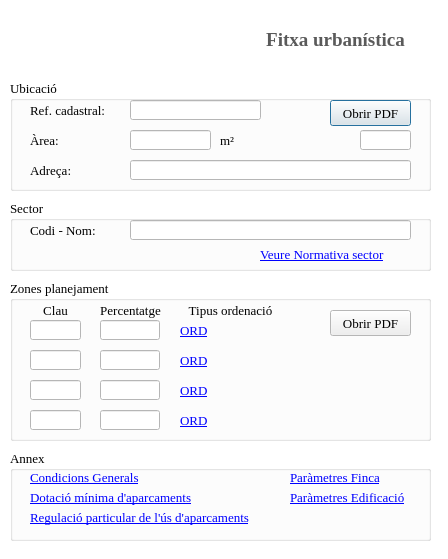
<?xml version="1.0" encoding="UTF-8"?>
<ui version="4.0">
 <class>Dialog</class>
 <widget class="QDialog" name="Dialog">
  <property name="geometry">
   <rect>
    <x>0</x>
    <y>0</y>
    <width>448</width>
    <height>559</height>
   </rect>
  </property>
  <property name="sizePolicy">
   <sizepolicy hsizetype="Expanding" vsizetype="Expanding">
    <horstretch>0</horstretch>
    <verstretch>0</verstretch>
   </sizepolicy>
  </property>
  <property name="palette">
   <palette>
    <active>
     <colorrole role="Base">
      <brush brushstyle="SolidPattern">
       <color alpha="255">
        <red>255</red>
        <green>255</green>
        <blue>255</blue>
       </color>
      </brush>
     </colorrole>
     <colorrole role="Window">
      <brush brushstyle="SolidPattern">
       <color alpha="255">
        <red>255</red>
        <green>255</green>
        <blue>255</blue>
       </color>
      </brush>
     </colorrole>
    </active>
    <inactive>
     <colorrole role="Base">
      <brush brushstyle="SolidPattern">
       <color alpha="255">
        <red>255</red>
        <green>255</green>
        <blue>255</blue>
       </color>
      </brush>
     </colorrole>
     <colorrole role="Window">
      <brush brushstyle="SolidPattern">
       <color alpha="255">
        <red>255</red>
        <green>255</green>
        <blue>255</blue>
       </color>
      </brush>
     </colorrole>
    </inactive>
    <disabled>
     <colorrole role="Base">
      <brush brushstyle="SolidPattern">
       <color alpha="255">
        <red>255</red>
        <green>255</green>
        <blue>255</blue>
       </color>
      </brush>
     </colorrole>
     <colorrole role="Window">
      <brush brushstyle="SolidPattern">
       <color alpha="255">
        <red>255</red>
        <green>255</green>
        <blue>255</blue>
       </color>
      </brush>
     </colorrole>
    </disabled>
   </palette>
  </property>
  <property name="font">
   <font>
    <family>Georgia</family>
   </font>
  </property>
  <property name="windowTitle">
   <string>Sant Joan de Vilatorrada</string>
  </property>
  <property name="windowIcon">
   <iconset>
    <normaloff>../Imatges/Logos/ESC0701.png</normaloff>
    <normalon>../Imatges/Logos/ESC0701.png</normalon>
    <activeon>../Imatges/Logos/ESC0701.png</activeon>../Imatges/Logos/ESC0701.png</iconset>
  </property>
  <property name="windowOpacity">
   <double>10.000000000000000</double>
  </property>
  <property name="autoFillBackground">
   <bool>true</bool>
  </property>
  <property name="sizeGripEnabled">
   <bool>false</bool>
  </property>
  <property name="modal">
   <bool>true</bool>
  </property>
  <widget class="QLabel" name="lblTitle">
   <property name="geometry">
    <rect>
     <x>240</x>
     <y>15</y>
     <width>191</width>
     <height>50</height>
    </rect>
   </property>
   <property name="palette">
    <palette>
     <active>
      <colorrole role="WindowText">
       <brush brushstyle="SolidPattern">
        <color alpha="255">
         <red>90</red>
         <green>90</green>
         <blue>90</blue>
        </color>
       </brush>
      </colorrole>
      <colorrole role="Base">
       <brush brushstyle="SolidPattern">
        <color alpha="255">
         <red>255</red>
         <green>255</green>
         <blue>255</blue>
        </color>
       </brush>
      </colorrole>
      <colorrole role="Window">
       <brush brushstyle="SolidPattern">
        <color alpha="255">
         <red>255</red>
         <green>170</green>
         <blue>0</blue>
        </color>
       </brush>
      </colorrole>
      <colorrole role="AlternateBase">
       <brush brushstyle="SolidPattern">
        <color alpha="255">
         <red>85</red>
         <green>255</green>
         <blue>255</blue>
        </color>
       </brush>
      </colorrole>
      <colorrole role="NoRole">
       <brush brushstyle="SolidPattern">
        <color alpha="255">
         <red>255</red>
         <green>255</green>
         <blue>127</blue>
        </color>
       </brush>
      </colorrole>
     </active>
     <inactive>
      <colorrole role="WindowText">
       <brush brushstyle="SolidPattern">
        <color alpha="255">
         <red>90</red>
         <green>90</green>
         <blue>90</blue>
        </color>
       </brush>
      </colorrole>
      <colorrole role="Base">
       <brush brushstyle="SolidPattern">
        <color alpha="255">
         <red>255</red>
         <green>255</green>
         <blue>255</blue>
        </color>
       </brush>
      </colorrole>
      <colorrole role="Window">
       <brush brushstyle="SolidPattern">
        <color alpha="255">
         <red>255</red>
         <green>170</green>
         <blue>0</blue>
        </color>
       </brush>
      </colorrole>
      <colorrole role="AlternateBase">
       <brush brushstyle="SolidPattern">
        <color alpha="255">
         <red>85</red>
         <green>255</green>
         <blue>255</blue>
        </color>
       </brush>
      </colorrole>
      <colorrole role="NoRole">
       <brush brushstyle="SolidPattern">
        <color alpha="255">
         <red>255</red>
         <green>255</green>
         <blue>127</blue>
        </color>
       </brush>
      </colorrole>
     </inactive>
     <disabled>
      <colorrole role="WindowText">
       <brush brushstyle="SolidPattern">
        <color alpha="255">
         <red>120</red>
         <green>120</green>
         <blue>120</blue>
        </color>
       </brush>
      </colorrole>
      <colorrole role="Base">
       <brush brushstyle="SolidPattern">
        <color alpha="255">
         <red>255</red>
         <green>170</green>
         <blue>0</blue>
        </color>
       </brush>
      </colorrole>
      <colorrole role="Window">
       <brush brushstyle="SolidPattern">
        <color alpha="255">
         <red>255</red>
         <green>170</green>
         <blue>0</blue>
        </color>
       </brush>
      </colorrole>
      <colorrole role="AlternateBase">
       <brush brushstyle="SolidPattern">
        <color alpha="255">
         <red>85</red>
         <green>255</green>
         <blue>255</blue>
        </color>
       </brush>
      </colorrole>
      <colorrole role="NoRole">
       <brush brushstyle="SolidPattern">
        <color alpha="255">
         <red>255</red>
         <green>255</green>
         <blue>127</blue>
        </color>
       </brush>
      </colorrole>
     </disabled>
    </palette>
   </property>
   <property name="font">
    <font>
     <family>Georgia</family>
     <pointsize>14</pointsize>
     <weight>75</weight>
     <bold>true</bold>
    </font>
   </property>
   <property name="text">
    <string>Fitxa urbanística</string>
   </property>
   <property name="alignment">
    <set>Qt::AlignCenter</set>
   </property>
  </widget>
  <widget class="QGroupBox" name="gb1Ubicacio">
   <property name="geometry">
    <rect>
     <x>10</x>
     <y>80</y>
     <width>421</width>
     <height>111</height>
    </rect>
   </property>
   <property name="font">
    <font>
     <family>Georgia</family>
     <pointsize>10</pointsize>
    </font>
   </property>
   <property name="title">
    <string>Ubicació</string>
   </property>
   <widget class="QPushButton" name="btnParcelaPdf">
    <property name="geometry">
     <rect>
      <x>320</x>
      <y>20</y>
      <width>81</width>
      <height>26</height>
     </rect>
    </property>
    <property name="text">
     <string>Obrir PDF</string>
    </property>
   </widget>
   <widget class="QLabel" name="label">
    <property name="geometry">
     <rect>
      <x>20</x>
      <y>20</y>
      <width>101</width>
      <height>21</height>
     </rect>
    </property>
    <property name="text">
     <string>Ref. cadastral:</string>
    </property>
   </widget>
   <widget class="QLabel" name="label_2">
    <property name="geometry">
     <rect>
      <x>20</x>
      <y>50</y>
      <width>101</width>
      <height>21</height>
     </rect>
    </property>
    <property name="text">
     <string>Àrea:</string>
    </property>
   </widget>
   <widget class="QLabel" name="label_3">
    <property name="geometry">
     <rect>
      <x>20</x>
      <y>80</y>
      <width>91</width>
      <height>21</height>
     </rect>
    </property>
    <property name="text">
     <string>Adreça:</string>
    </property>
   </widget>
   <widget class="QLineEdit" name="refcat">
    <property name="geometry">
     <rect>
      <x>120</x>
      <y>20</y>
      <width>131</width>
      <height>20</height>
     </rect>
    </property>
   </widget>
   <widget class="QLineEdit" name="area">
    <property name="geometry">
     <rect>
      <x>120</x>
      <y>50</y>
      <width>81</width>
      <height>20</height>
     </rect>
    </property>
   </widget>
   <widget class="QLineEdit" name="ninterno">
    <property name="geometry">
     <rect>
      <x>350</x>
      <y>50</y>
      <width>51</width>
      <height>20</height>
     </rect>
    </property>
   </widget>
   <widget class="QLabel" name="label_8">
    <property name="geometry">
     <rect>
      <x>210</x>
      <y>50</y>
      <width>31</width>
      <height>21</height>
     </rect>
    </property>
    <property name="text">
     <string>&lt;html&gt;&lt;head/&gt;&lt;body&gt;&lt;p&gt;m²&lt;/p&gt;&lt;/body&gt;&lt;/html&gt;</string>
    </property>
   </widget>
   <widget class="QLineEdit" name="txtAdreca">
    <property name="enabled">
     <bool>false</bool>
    </property>
    <property name="geometry">
     <rect>
      <x>120</x>
      <y>80</y>
      <width>281</width>
      <height>20</height>
     </rect>
    </property>
   </widget>
  </widget>
  <widget class="QGroupBox" name="gb2Zones">
   <property name="geometry">
    <rect>
     <x>10</x>
     <y>280</y>
     <width>421</width>
     <height>161</height>
    </rect>
   </property>
   <property name="font">
    <font>
     <family>Georgia</family>
     <pointsize>10</pointsize>
    </font>
   </property>
   <property name="title">
    <string>Zones planejament</string>
   </property>
   <widget class="QLabel" name="label_4">
    <property name="geometry">
     <rect>
      <x>20</x>
      <y>20</y>
      <width>51</width>
      <height>21</height>
     </rect>
    </property>
    <property name="text">
     <string>Clau</string>
    </property>
    <property name="alignment">
     <set>Qt::AlignCenter</set>
    </property>
   </widget>
   <widget class="QLabel" name="label_6">
    <property name="geometry">
     <rect>
      <x>160</x>
      <y>20</y>
      <width>121</width>
      <height>21</height>
     </rect>
    </property>
    <property name="text">
     <string>Tipus ordenació</string>
    </property>
    <property name="alignment">
     <set>Qt::AlignCenter</set>
    </property>
   </widget>
   <widget class="QLabel" name="label_7">
    <property name="geometry">
     <rect>
      <x>80</x>
      <y>20</y>
      <width>81</width>
      <height>21</height>
     </rect>
    </property>
    <property name="text">
     <string>Percentatge</string>
    </property>
    <property name="alignment">
     <set>Qt::AlignCenter</set>
    </property>
   </widget>
   <widget class="QLineEdit" name="txtClau_1">
    <property name="geometry">
     <rect>
      <x>20</x>
      <y>40</y>
      <width>51</width>
      <height>20</height>
     </rect>
    </property>
   </widget>
   <widget class="QLineEdit" name="txtPer_1">
    <property name="geometry">
     <rect>
      <x>90</x>
      <y>40</y>
      <width>60</width>
      <height>20</height>
     </rect>
    </property>
   </widget>
   <widget class="QPushButton" name="btnClauPdf_1">
    <property name="geometry">
     <rect>
      <x>320</x>
      <y>30</y>
      <width>81</width>
      <height>26</height>
     </rect>
    </property>
    <property name="text">
     <string>Obrir PDF</string>
    </property>
   </widget>
   <widget class="QLineEdit" name="txtClau_2">
    <property name="geometry">
     <rect>
      <x>20</x>
      <y>70</y>
      <width>51</width>
      <height>20</height>
     </rect>
    </property>
   </widget>
   <widget class="QLineEdit" name="txtClau_3">
    <property name="geometry">
     <rect>
      <x>20</x>
      <y>100</y>
      <width>51</width>
      <height>20</height>
     </rect>
    </property>
   </widget>
   <widget class="QLabel" name="lblOrd_1">
    <property name="geometry">
     <rect>
      <x>170</x>
      <y>40</y>
      <width>141</width>
      <height>21</height>
     </rect>
    </property>
    <property name="font">
     <font>
      <pointsize>10</pointsize>
      <underline>false</underline>
     </font>
    </property>
    <property name="cursor">
     <cursorShape>PointingHandCursor</cursorShape>
    </property>
    <property name="mouseTracking">
     <bool>true</bool>
    </property>
    <property name="focusPolicy">
     <enum>Qt::ClickFocus</enum>
    </property>
    <property name="text">
     <string>&lt;a href='condicions_generals.htm'&gt;ORD&lt;/a&gt;</string>
    </property>
   </widget>
   <widget class="QLineEdit" name="txtPer_2">
    <property name="geometry">
     <rect>
      <x>90</x>
      <y>70</y>
      <width>60</width>
      <height>20</height>
     </rect>
    </property>
   </widget>
   <widget class="QLineEdit" name="txtPer_3">
    <property name="geometry">
     <rect>
      <x>90</x>
      <y>100</y>
      <width>60</width>
      <height>20</height>
     </rect>
    </property>
   </widget>
   <widget class="QLabel" name="lblOrd_2">
    <property name="geometry">
     <rect>
      <x>170</x>
      <y>70</y>
      <width>161</width>
      <height>21</height>
     </rect>
    </property>
    <property name="font">
     <font>
      <pointsize>10</pointsize>
      <underline>false</underline>
     </font>
    </property>
    <property name="cursor">
     <cursorShape>PointingHandCursor</cursorShape>
    </property>
    <property name="mouseTracking">
     <bool>true</bool>
    </property>
    <property name="focusPolicy">
     <enum>Qt::ClickFocus</enum>
    </property>
    <property name="text">
     <string>&lt;a href='condicions_generals.htm'&gt;ORD&lt;/a&gt;</string>
    </property>
   </widget>
   <widget class="QLabel" name="lblOrd_3">
    <property name="geometry">
     <rect>
      <x>170</x>
      <y>100</y>
      <width>161</width>
      <height>21</height>
     </rect>
    </property>
    <property name="font">
     <font>
      <pointsize>10</pointsize>
      <underline>false</underline>
     </font>
    </property>
    <property name="cursor">
     <cursorShape>PointingHandCursor</cursorShape>
    </property>
    <property name="mouseTracking">
     <bool>true</bool>
    </property>
    <property name="focusPolicy">
     <enum>Qt::ClickFocus</enum>
    </property>
    <property name="text">
     <string>&lt;a href='condicions_generals.htm'&gt;ORD&lt;/a&gt;</string>
    </property>
   </widget>
   <widget class="QLineEdit" name="txtClau_4">
    <property name="geometry">
     <rect>
      <x>20</x>
      <y>130</y>
      <width>51</width>
      <height>20</height>
     </rect>
    </property>
   </widget>
   <widget class="QLineEdit" name="txtPer_4">
    <property name="geometry">
     <rect>
      <x>90</x>
      <y>130</y>
      <width>60</width>
      <height>20</height>
     </rect>
    </property>
   </widget>
   <widget class="QLabel" name="lblOrd_4">
    <property name="geometry">
     <rect>
      <x>170</x>
      <y>130</y>
      <width>161</width>
      <height>21</height>
     </rect>
    </property>
    <property name="font">
     <font>
      <pointsize>10</pointsize>
      <underline>false</underline>
     </font>
    </property>
    <property name="cursor">
     <cursorShape>PointingHandCursor</cursorShape>
    </property>
    <property name="mouseTracking">
     <bool>true</bool>
    </property>
    <property name="focusPolicy">
     <enum>Qt::ClickFocus</enum>
    </property>
    <property name="text">
     <string>&lt;a href='condicions_generals.htm'&gt;ORD&lt;/a&gt;</string>
    </property>
   </widget>
  </widget>
  <widget class="QGroupBox" name="gb3Annex">
   <property name="geometry">
    <rect>
     <x>10</x>
     <y>450</y>
     <width>421</width>
     <height>91</height>
    </rect>
   </property>
   <property name="font">
    <font>
     <family>Georgia</family>
     <pointsize>10</pointsize>
    </font>
   </property>
   <property name="title">
    <string>Annex</string>
   </property>
   <widget class="QLabel" name="lblCondGenerals">
    <property name="geometry">
     <rect>
      <x>20</x>
      <y>20</y>
      <width>131</width>
      <height>16</height>
     </rect>
    </property>
    <property name="font">
     <font>
      <pointsize>10</pointsize>
      <underline>false</underline>
     </font>
    </property>
    <property name="cursor">
     <cursorShape>PointingHandCursor</cursorShape>
    </property>
    <property name="mouseTracking">
     <bool>true</bool>
    </property>
    <property name="focusPolicy">
     <enum>Qt::ClickFocus</enum>
    </property>
    <property name="text">
     <string>&lt;a href='condicions_generals.htm'&gt;Condicions Generals&lt;/a&gt;</string>
    </property>
   </widget>
   <widget class="QLabel" name="lblParamFinca">
    <property name="geometry">
     <rect>
      <x>280</x>
      <y>20</y>
      <width>121</width>
      <height>16</height>
     </rect>
    </property>
    <property name="font">
     <font>
      <pointsize>10</pointsize>
      <underline>false</underline>
     </font>
    </property>
    <property name="cursor">
     <cursorShape>PointingHandCursor</cursorShape>
    </property>
    <property name="mouseTracking">
     <bool>true</bool>
    </property>
    <property name="focusPolicy">
     <enum>Qt::ClickFocus</enum>
    </property>
    <property name="text">
     <string>&lt;a href='param_finca.htm'&gt;Paràmetres Finca&lt;/a&gt;</string>
    </property>
   </widget>
   <widget class="QLabel" name="lblParamEdificacio">
    <property name="geometry">
     <rect>
      <x>280</x>
      <y>40</y>
      <width>141</width>
      <height>16</height>
     </rect>
    </property>
    <property name="font">
     <font>
      <pointsize>10</pointsize>
      <underline>false</underline>
     </font>
    </property>
    <property name="cursor">
     <cursorShape>PointingHandCursor</cursorShape>
    </property>
    <property name="mouseTracking">
     <bool>true</bool>
    </property>
    <property name="focusPolicy">
     <enum>Qt::ClickFocus</enum>
    </property>
    <property name="text">
     <string>&lt;a href='param_edificacio.htm'&gt;Paràmetres Edificació&lt;/a&gt;</string>
    </property>
   </widget>
   <widget class="QLabel" name="lblDotacioAparc">
    <property name="geometry">
     <rect>
      <x>20</x>
      <y>40</y>
      <width>201</width>
      <height>16</height>
     </rect>
    </property>
    <property name="font">
     <font>
      <pointsize>10</pointsize>
      <underline>false</underline>
     </font>
    </property>
    <property name="cursor">
     <cursorShape>PointingHandCursor</cursorShape>
    </property>
    <property name="mouseTracking">
     <bool>true</bool>
    </property>
    <property name="focusPolicy">
     <enum>Qt::ClickFocus</enum>
    </property>
    <property name="text">
     <string>&lt;a href='dotacio_aparcament.htm'&gt;Dotació mínima d'aparcaments&lt;/a&gt;</string>
    </property>
   </widget>
   <widget class="QLabel" name="lblRegulacioAparc">
    <property name="geometry">
     <rect>
      <x>20</x>
      <y>60</y>
      <width>271</width>
      <height>16</height>
     </rect>
    </property>
    <property name="font">
     <font>
      <pointsize>10</pointsize>
      <underline>false</underline>
     </font>
    </property>
    <property name="cursor">
     <cursorShape>PointingHandCursor</cursorShape>
    </property>
    <property name="mouseTracking">
     <bool>true</bool>
    </property>
    <property name="focusPolicy">
     <enum>Qt::ClickFocus</enum>
    </property>
    <property name="text">
     <string>&lt;a href='regulacio_aparcament.pdf'&gt;Regulació particular de l'ús d'aparcaments&lt;/a&gt;</string>
    </property>
   </widget>
  </widget>
  <widget class="QLabel" name="label_5">
   <property name="geometry">
    <rect>
     <x>13</x>
     <y>15</y>
     <width>191</width>
     <height>50</height>
    </rect>
   </property>
   <property name="text">
    <string/>
   </property>
   <property name="pixmap">
    <pixmap>../Imatges/Logos/ESC0401.png</pixmap>
   </property>
   <property name="scaledContents">
    <bool>true</bool>
   </property>
  </widget>
  <widget class="QGroupBox" name="gbSector">
   <property name="geometry">
    <rect>
     <x>10</x>
     <y>200</y>
     <width>421</width>
     <height>71</height>
    </rect>
   </property>
   <property name="font">
    <font>
     <pointsize>10</pointsize>
    </font>
   </property>
   <property name="title">
    <string>Sector</string>
   </property>
   <widget class="QLineEdit" name="txtSector">
    <property name="enabled">
     <bool>false</bool>
    </property>
    <property name="geometry">
     <rect>
      <x>120</x>
      <y>20</y>
      <width>281</width>
      <height>20</height>
     </rect>
    </property>
   </widget>
   <widget class="QLabel" name="lblSector">
    <property name="geometry">
     <rect>
      <x>250</x>
      <y>45</y>
      <width>151</width>
      <height>20</height>
     </rect>
    </property>
    <property name="font">
     <font>
      <pointsize>10</pointsize>
      <underline>false</underline>
     </font>
    </property>
    <property name="cursor">
     <cursorShape>PointingHandCursor</cursorShape>
    </property>
    <property name="mouseTracking">
     <bool>true</bool>
    </property>
    <property name="focusPolicy">
     <enum>Qt::ClickFocus</enum>
    </property>
    <property name="text">
     <string>&lt;a href='condicions_generals.htm'&gt;Veure Normativa sector&lt;/a&gt;</string>
    </property>
   </widget>
   <widget class="QLabel" name="label_9">
    <property name="geometry">
     <rect>
      <x>20</x>
      <y>20</y>
      <width>91</width>
      <height>21</height>
     </rect>
    </property>
    <property name="text">
     <string>Codi - Nom:</string>
    </property>
   </widget>
  </widget>
 </widget>
 <resources/>
 <connections/>
</ui>
